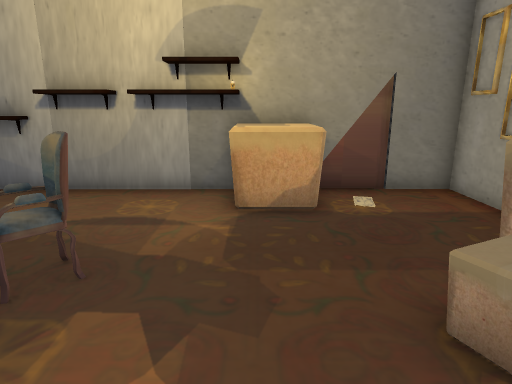
[1] (above)

14 first-person views from a walk through a 3-D level made in the Unity game engine. The camera is 1.2 m above the floor, tilts 14° down and sees 75° across. The floor is counted in squares, 0.5 m on a side. Each view is taken from the middle of a square. On the plan, view 1 faces up. The plan holds only what a view shows up to about 20 squares ahead; the rest is blank. The place goes on beyond the plan. The player character is not drawn.

[2]
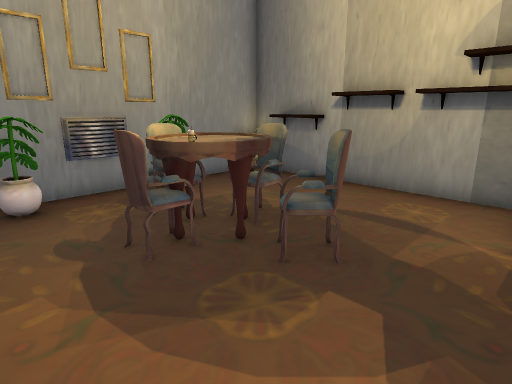

[3]
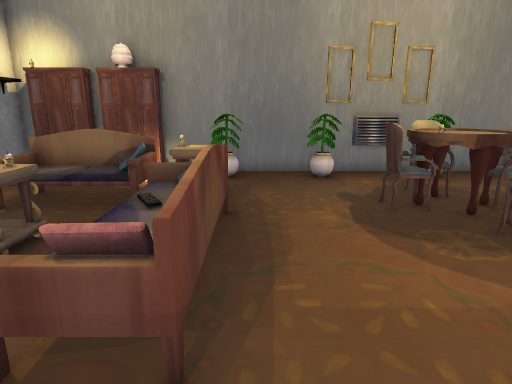

[4]
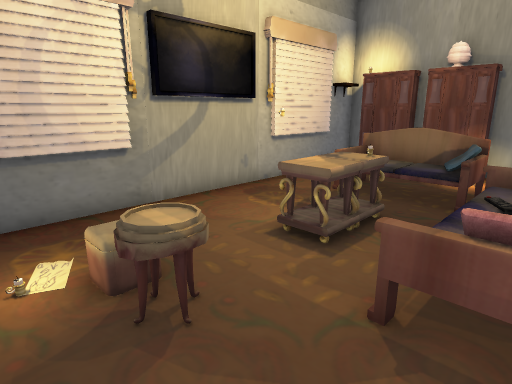

[5]
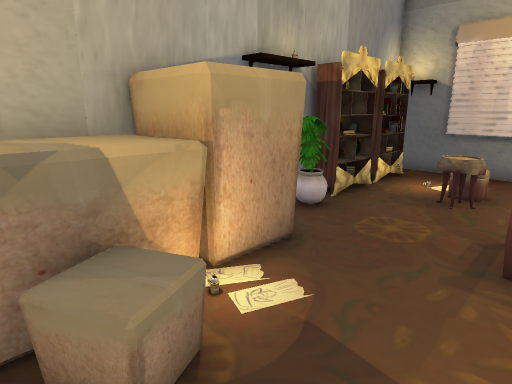

[6]
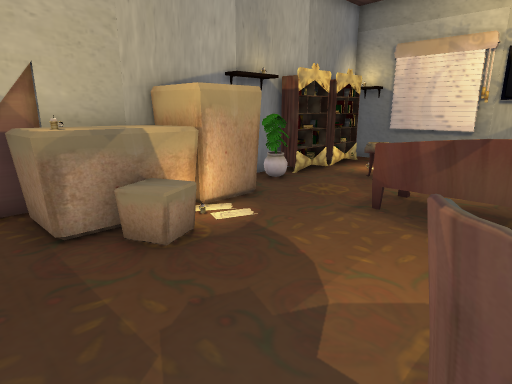

[7]
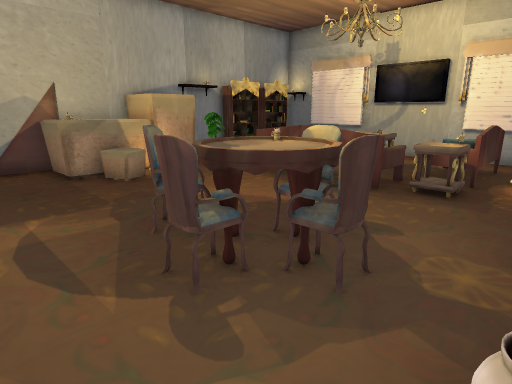

[8]
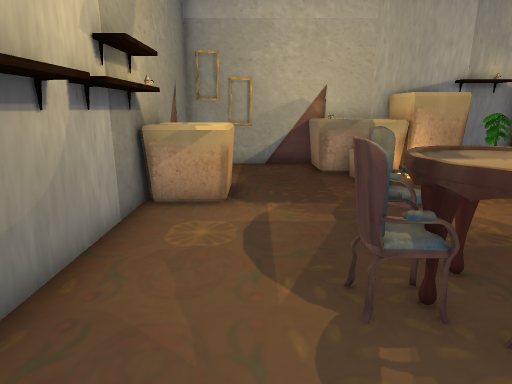

[9]
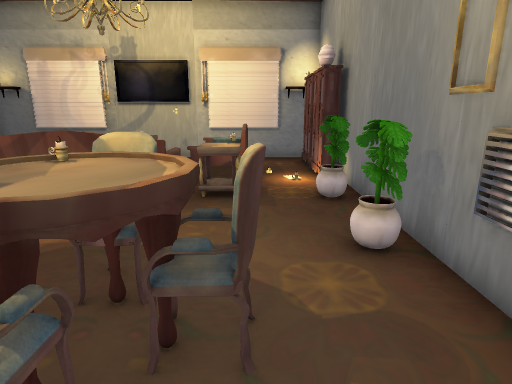

[10]
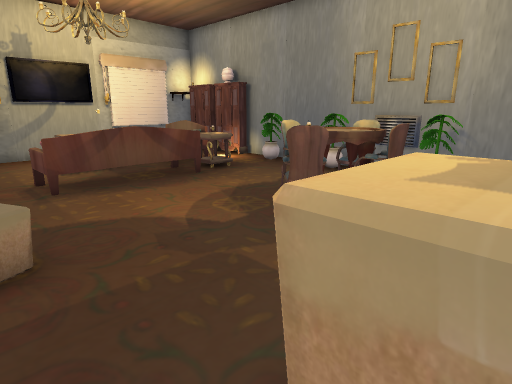

[11]
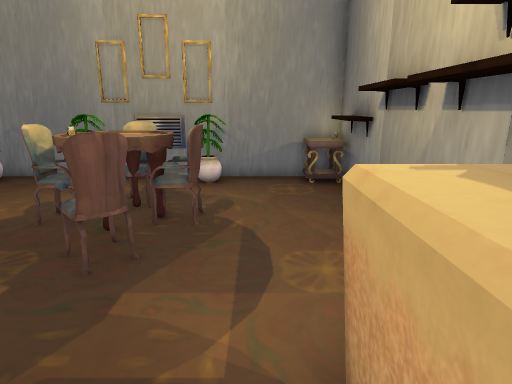

[12]
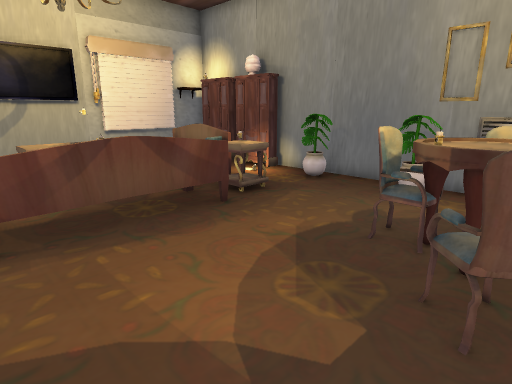

[13]
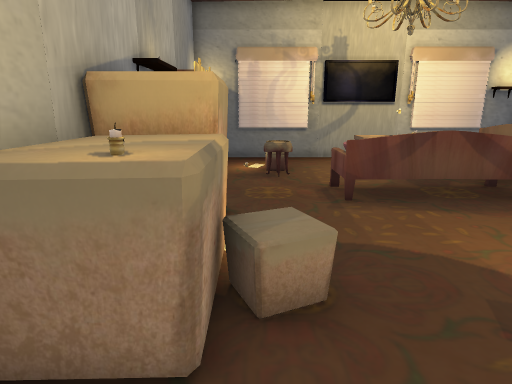

[14]
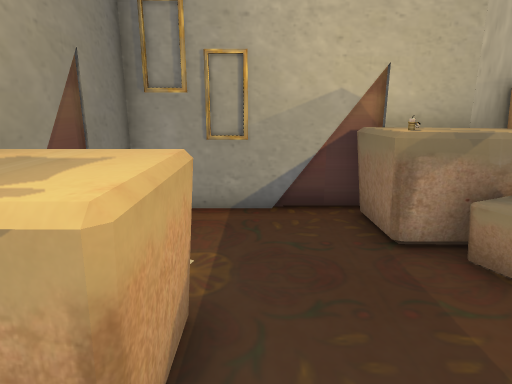

### Floor plan
Key: @ floor where view 1 was taken; # wall or solid block; x gap in a wall; . floor; = window, fence, low wall or low ledge; ^ raised ledge; v drop or lower ground; C chair; O other object.
Columns run from 10 left of view 1 to 6 right of it. Each row starts with its distance up from view 1.
 10 ##### # #########
  9 #^########^^....#
  8 #........=^^=...#
  7 #...............#
  6 ##..CC..........#
  5 ##..CC.C......^^#
  4 #..C^^^C.....=^^#
  3 #...CC.......=^^#
  2 ##..CC.......=^^#
  1 ##...........x^^#
  0 #.........@...^ #
 -1 #=............^ #
 -2 #=..^.=OOO==...=#
 -3 #=..^vOOOOO=...##
 -4 #..=O=.... ....##
 -5 ##..OO.^^^..==.##
 -6 ##..OO.^^^.....##
 -7 ##.===.........##
 -8 ##.  ###.......##
 -9 ##     #.......##
-10  ###   #########
-11            #

Where each view was taken, in squares from view 1:
view 1: 0 up, 0 right, facing up
view 2: 0 up, 0 right, facing up-left
view 3: 1 down, 3 right, facing left
view 4: 2 down, 4 right, facing down-left
view 5: 4 up, 0 right, facing down-right
view 6: 6 up, 3 left, facing down-right
view 7: 8 up, 9 left, facing down-right
view 8: 7 up, 9 left, facing right
view 9: 7 up, 7 left, facing down
view 10: 9 up, 3 right, facing down-left
view 11: 7 up, 2 right, facing left
view 12: 5 up, 1 right, facing down-left
view 13: 7 up, 3 right, facing down
view 14: 7 up, 2 left, facing right
